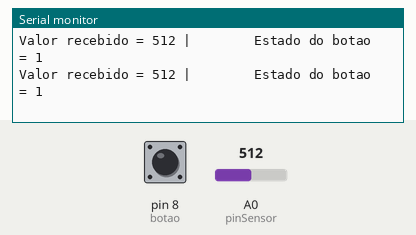
The sketch below on a simulated Arduino Uno, built with avr-gcc and run on an emulated ATmega328P. Shown: the last lines printed to the serial monitor. The inputs (shaded band) are chosen by the test bench; at power-on: A0 (pinSensor) = 512, pin 8 (botao) HIGH.

Above: at 14.6 s.
14.7 s: A0 (pinSensor) set to 110
At 15.01 s:
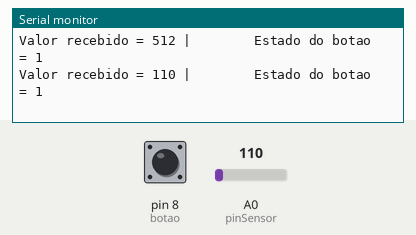
17.7 s: A0 (pinSensor) set to 93
At 17.82 s:
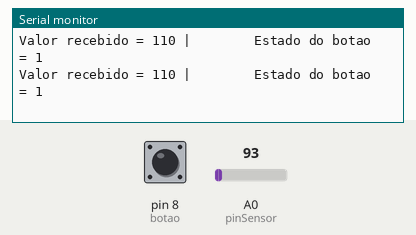
Timing chart, 0 to 20.7 s (numbered marks = the images above; inputs shaded):
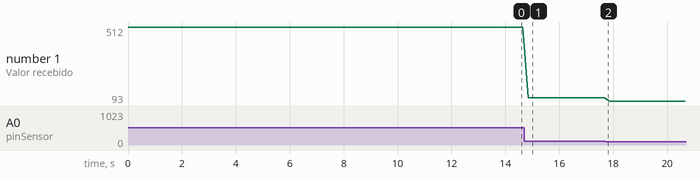

The sketch:

detector_de_obj.ino
```cpp
int pinSensor  = A0;
int contador = 0;
int detector = 20;
int ultimoValor;
int botao = 8;

void setup() {

  pinMode(pinSensor, INPUT);
  pinMode(botao, INPUT);
  digitalWrite(botao, HIGH); //ativa o resistor pull-up
  Serial.begin(9600);

}

void loop() {

  int a = analogRead(pinSensor);
  int estadoBotao = digitalRead(botao);
  Serial.print("Valor recebido = ");
  Serial.print(a);
  Serial.print(" |        Estado do botao = ");
  Serial.print(estadoBotao);

  if(a < detector && ultimoValor > 900){
    Serial.print("|      Objeto detectado. Contador = ");
    contador ++;
    Serial.print(contador);
  }
  if(estadoBotao == 0){
    resetContador();
  }

  ultimoValor = a;
  delay(200);
  Serial.println();

}

void resetContador(){
  contador = 0 ;
  Serial.println(" |       Contador = 0");
  delay(1000);
  }
```

Measured:
- after the input at 14.7 s, the serial monitor: prints a new line after 0.15 s (image 1)
- plotted number 1: 512 → 110 after the input at 14.7 s, 110 → 93 after the input at 17.7 s
